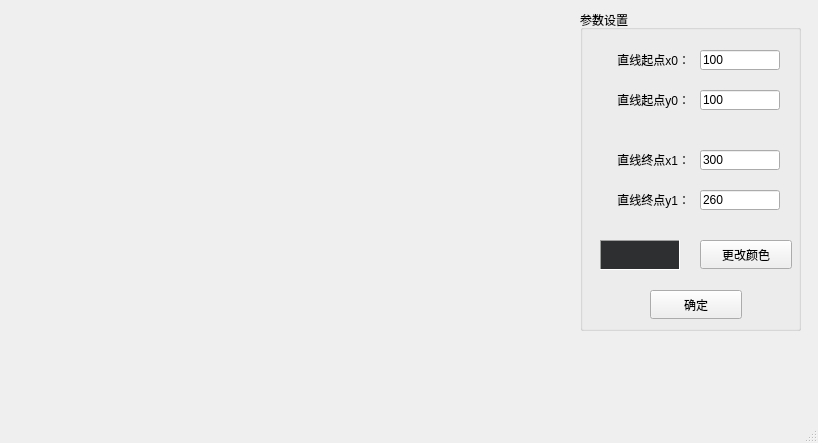
<?xml version="1.0" encoding="UTF-8"?>
<ui version="4.0">
 <class>MainWindow</class>
 <widget class="QMainWindow" name="MainWindow">
  <property name="geometry">
   <rect>
    <x>0</x>
    <y>0</y>
    <width>818</width>
    <height>443</height>
   </rect>
  </property>
  <property name="windowTitle">
   <string>绘制直线</string>
  </property>
  <widget class="QWidget" name="centralwidget">
   <widget class="QGroupBox" name="groupBox_set">
    <property name="geometry">
     <rect>
      <x>580</x>
      <y>10</y>
      <width>221</width>
      <height>321</height>
     </rect>
    </property>
    <property name="title">
     <string>参数设置</string>
    </property>
    <widget class="QLabel" name="label_x0">
     <property name="geometry">
      <rect>
       <x>10</x>
       <y>40</y>
       <width>100</width>
       <height>20</height>
      </rect>
     </property>
     <property name="text">
      <string>直线起点x0：</string>
     </property>
     <property name="alignment">
      <set>Qt::AlignRight|Qt::AlignTrailing|Qt::AlignVCenter</set>
     </property>
    </widget>
    <widget class="QLineEdit" name="lineEdit_x0">
     <property name="geometry">
      <rect>
       <x>120</x>
       <y>40</y>
       <width>80</width>
       <height>20</height>
      </rect>
     </property>
     <property name="text">
      <string>100</string>
     </property>
    </widget>
    <widget class="QLineEdit" name="lineEdit_y0">
     <property name="geometry">
      <rect>
       <x>120</x>
       <y>80</y>
       <width>80</width>
       <height>20</height>
      </rect>
     </property>
     <property name="text">
      <string>100</string>
     </property>
    </widget>
    <widget class="QLabel" name="label_y0">
     <property name="geometry">
      <rect>
       <x>10</x>
       <y>80</y>
       <width>100</width>
       <height>20</height>
      </rect>
     </property>
     <property name="text">
      <string>直线起点y0：</string>
     </property>
     <property name="alignment">
      <set>Qt::AlignRight|Qt::AlignTrailing|Qt::AlignVCenter</set>
     </property>
    </widget>
    <widget class="QLineEdit" name="lineEdit_x1">
     <property name="geometry">
      <rect>
       <x>120</x>
       <y>140</y>
       <width>80</width>
       <height>20</height>
      </rect>
     </property>
     <property name="text">
      <string>300</string>
     </property>
    </widget>
    <widget class="QLabel" name="label_x1">
     <property name="geometry">
      <rect>
       <x>10</x>
       <y>140</y>
       <width>100</width>
       <height>20</height>
      </rect>
     </property>
     <property name="text">
      <string>直线终点x1：</string>
     </property>
     <property name="alignment">
      <set>Qt::AlignRight|Qt::AlignTrailing|Qt::AlignVCenter</set>
     </property>
    </widget>
    <widget class="QLineEdit" name="lineEdit_y1">
     <property name="geometry">
      <rect>
       <x>120</x>
       <y>180</y>
       <width>80</width>
       <height>20</height>
      </rect>
     </property>
     <property name="text">
      <string>260</string>
     </property>
    </widget>
    <widget class="QLabel" name="label_y1">
     <property name="geometry">
      <rect>
       <x>10</x>
       <y>180</y>
       <width>100</width>
       <height>20</height>
      </rect>
     </property>
     <property name="text">
      <string>直线终点y1：</string>
     </property>
     <property name="alignment">
      <set>Qt::AlignRight|Qt::AlignTrailing|Qt::AlignVCenter</set>
     </property>
    </widget>
    <widget class="QFrame" name="frame_color">
     <property name="geometry">
      <rect>
       <x>20</x>
       <y>230</y>
       <width>80</width>
       <height>30</height>
      </rect>
     </property>
     <property name="palette">
      <palette>
       <active>
        <colorrole role="WindowText">
         <brush brushstyle="SolidPattern">
          <color alpha="255">
           <red>0</red>
           <green>0</green>
           <blue>255</blue>
          </color>
         </brush>
        </colorrole>
        <colorrole role="Text">
         <brush brushstyle="SolidPattern">
          <color alpha="255">
           <red>0</red>
           <green>0</green>
           <blue>255</blue>
          </color>
         </brush>
        </colorrole>
        <colorrole role="Base">
         <brush brushstyle="SolidPattern">
          <color alpha="255">
           <red>0</red>
           <green>0</green>
           <blue>255</blue>
          </color>
         </brush>
        </colorrole>
        <colorrole role="Window">
         <brush brushstyle="SolidPattern">
          <color alpha="255">
           <red>0</red>
           <green>0</green>
           <blue>255</blue>
          </color>
         </brush>
        </colorrole>
        <colorrole role="Link">
         <brush brushstyle="SolidPattern">
          <color alpha="255">
           <red>0</red>
           <green>0</green>
           <blue>255</blue>
          </color>
         </brush>
        </colorrole>
       </active>
       <inactive>
        <colorrole role="WindowText">
         <brush brushstyle="SolidPattern">
          <color alpha="255">
           <red>208</red>
           <green>208</green>
           <blue>208</blue>
          </color>
         </brush>
        </colorrole>
        <colorrole role="Text">
         <brush brushstyle="SolidPattern">
          <color alpha="255">
           <red>208</red>
           <green>208</green>
           <blue>208</blue>
          </color>
         </brush>
        </colorrole>
        <colorrole role="Base">
         <brush brushstyle="SolidPattern">
          <color alpha="255">
           <red>46</red>
           <green>47</green>
           <blue>48</blue>
          </color>
         </brush>
        </colorrole>
        <colorrole role="Window">
         <brush brushstyle="SolidPattern">
          <color alpha="255">
           <red>46</red>
           <green>47</green>
           <blue>48</blue>
          </color>
         </brush>
        </colorrole>
        <colorrole role="Link">
         <brush brushstyle="SolidPattern">
          <color alpha="255">
           <red>0</red>
           <green>122</green>
           <blue>244</blue>
          </color>
         </brush>
        </colorrole>
       </inactive>
       <disabled>
        <colorrole role="WindowText">
         <brush brushstyle="SolidPattern">
          <color alpha="96">
           <red>164</red>
           <green>166</green>
           <blue>168</blue>
          </color>
         </brush>
        </colorrole>
        <colorrole role="Text">
         <brush brushstyle="SolidPattern">
          <color alpha="96">
           <red>164</red>
           <green>166</green>
           <blue>168</blue>
          </color>
         </brush>
        </colorrole>
        <colorrole role="Base">
         <brush brushstyle="SolidPattern">
          <color alpha="255">
           <red>0</red>
           <green>0</green>
           <blue>255</blue>
          </color>
         </brush>
        </colorrole>
        <colorrole role="Window">
         <brush brushstyle="SolidPattern">
          <color alpha="255">
           <red>0</red>
           <green>0</green>
           <blue>255</blue>
          </color>
         </brush>
        </colorrole>
        <colorrole role="Link">
         <brush brushstyle="SolidPattern">
          <color alpha="255">
           <red>0</red>
           <green>122</green>
           <blue>244</blue>
          </color>
         </brush>
        </colorrole>
       </disabled>
      </palette>
     </property>
     <property name="autoFillBackground">
      <bool>true</bool>
     </property>
     <property name="frameShape">
      <enum>QFrame::Panel</enum>
     </property>
     <property name="frameShadow">
      <enum>QFrame::Sunken</enum>
     </property>
    </widget>
    <widget class="QPushButton" name="pushButton_color">
     <property name="geometry">
      <rect>
       <x>120</x>
       <y>230</y>
       <width>92</width>
       <height>29</height>
      </rect>
     </property>
     <property name="text">
      <string>更改颜色</string>
     </property>
    </widget>
    <widget class="QPushButton" name="pushButton_ok">
     <property name="geometry">
      <rect>
       <x>70</x>
       <y>280</y>
       <width>92</width>
       <height>29</height>
      </rect>
     </property>
     <property name="text">
      <string>确定</string>
     </property>
    </widget>
   </widget>
  </widget>
  <widget class="QMenuBar" name="menubar">
   <property name="geometry">
    <rect>
     <x>0</x>
     <y>0</y>
     <width>818</width>
     <height>25</height>
    </rect>
   </property>
  </widget>
  <widget class="QStatusBar" name="statusbar"/>
 </widget>
 <resources/>
 <connections/>
</ui>
